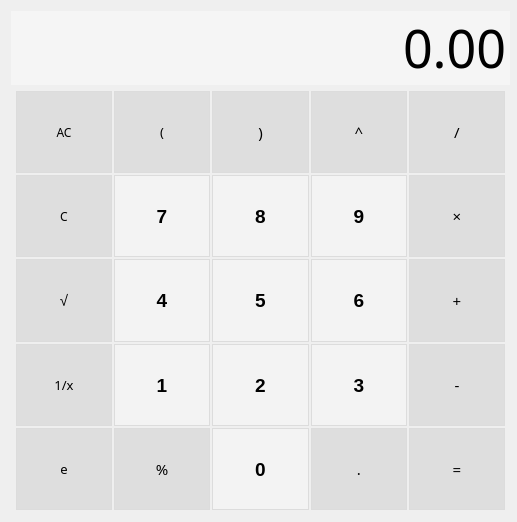
<?xml version="1.0" encoding="UTF-8"?>
<ui version="4.0">
 <class>MainWindow</class>
 <widget class="QMainWindow" name="MainWindow">
  <property name="geometry">
   <rect>
    <x>0</x>
    <y>0</y>
    <width>517</width>
    <height>522</height>
   </rect>
  </property>
  <property name="sizePolicy">
   <sizepolicy hsizetype="Expanding" vsizetype="Expanding">
    <horstretch>0</horstretch>
    <verstretch>0</verstretch>
   </sizepolicy>
  </property>
  <property name="minimumSize">
   <size>
    <width>517</width>
    <height>522</height>
   </size>
  </property>
  <property name="maximumSize">
   <size>
    <width>517</width>
    <height>522</height>
   </size>
  </property>
  <property name="windowTitle">
   <string>计算器</string>
  </property>
  <property name="accessibleName">
   <string extracomment="lcy"/>
  </property>
  <property name="styleSheet">
   <string notr="true">/*李春阳制作
*/</string>
  </property>
  <widget class="QWidget" name="centralWidget">
   <widget class="QWidget" name="layoutWidget">
    <property name="geometry">
     <rect>
      <x>0</x>
      <y>0</y>
      <width>521</width>
      <height>521</height>
     </rect>
    </property>
    <layout class="QVBoxLayout" name="verticalLayout_2">
     <item>
      <layout class="QVBoxLayout" name="verticalLayout">
       <item>
        <widget class="QLineEdit" name="lineEdit">
         <property name="sizePolicy">
          <sizepolicy hsizetype="Expanding" vsizetype="Fixed">
           <horstretch>0</horstretch>
           <verstretch>0</verstretch>
          </sizepolicy>
         </property>
         <property name="baseSize">
          <size>
           <width>0</width>
           <height>0</height>
          </size>
         </property>
         <property name="font">
          <font>
           <family>微软雅黑</family>
           <pointsize>39</pointsize>
           <weight>50</weight>
           <bold>false</bold>
           <strikeout>false</strikeout>
           <stylestrategy>PreferDefault</stylestrategy>
           <kerning>true</kerning>
          </font>
         </property>
         <property name="cursor">
          <cursorShape>ArrowCursor</cursorShape>
         </property>
         <property name="styleSheet">
          <string notr="true">border:0px groove rgb(243,243,243);
background-color:rgb(245,245,245);</string>
         </property>
         <property name="text">
          <string>0.00</string>
         </property>
         <property name="frame">
          <bool>true</bool>
         </property>
         <property name="cursorPosition">
          <number>4</number>
         </property>
         <property name="alignment">
          <set>Qt::AlignRight|Qt::AlignTrailing|Qt::AlignVCenter</set>
         </property>
         <property name="readOnly">
          <bool>true</bool>
         </property>
         <property name="placeholderText">
          <string/>
         </property>
         <property name="cursorMoveStyle">
          <enum>Qt::VisualMoveStyle</enum>
         </property>
        </widget>
       </item>
       <item>
        <layout class="QGridLayout" name="keyboard">
         <property name="sizeConstraint">
          <enum>QLayout::SetDefaultConstraint</enum>
         </property>
         <property name="leftMargin">
          <number>5</number>
         </property>
         <property name="topMargin">
          <number>0</number>
         </property>
         <property name="rightMargin">
          <number>5</number>
         </property>
         <property name="spacing">
          <number>2</number>
         </property>
         <item row="1" column="4">
          <widget class="QPushButton" name="pushButton_division">
           <property name="sizePolicy">
            <sizepolicy hsizetype="Expanding" vsizetype="Expanding">
             <horstretch>0</horstretch>
             <verstretch>0</verstretch>
            </sizepolicy>
           </property>
           <property name="minimumSize">
            <size>
             <width>0</width>
             <height>0</height>
            </size>
           </property>
           <property name="baseSize">
            <size>
             <width>0</width>
             <height>0</height>
            </size>
           </property>
           <property name="font">
            <font>
             <family>微软雅黑</family>
             <pointsize>11</pointsize>
             <weight>50</weight>
             <bold>false</bold>
            </font>
           </property>
           <property name="focusPolicy">
            <enum>Qt::StrongFocus</enum>
           </property>
           <property name="toolTip">
            <string/>
           </property>
           <property name="autoFillBackground">
            <bool>false</bool>
           </property>
           <property name="styleSheet">
            <string notr="true">QPushButton
{
	border:1px groove rgb(220,220,220);
	background-color:rgb(222,222,222);
}

QPushButton:hover 
{
	background-color:rgb(85, 170, 0)
}</string>
           </property>
           <property name="text">
            <string>/</string>
           </property>
          </widget>
         </item>
         <item row="1" column="1">
          <widget class="QPushButton" name="pushButton_LeftParenthesis">
           <property name="sizePolicy">
            <sizepolicy hsizetype="Expanding" vsizetype="Expanding">
             <horstretch>0</horstretch>
             <verstretch>0</verstretch>
            </sizepolicy>
           </property>
           <property name="minimumSize">
            <size>
             <width>0</width>
             <height>0</height>
            </size>
           </property>
           <property name="baseSize">
            <size>
             <width>0</width>
             <height>0</height>
            </size>
           </property>
           <property name="font">
            <font>
             <family>微软雅黑</family>
             <pointsize>10</pointsize>
             <weight>50</weight>
             <bold>false</bold>
            </font>
           </property>
           <property name="focusPolicy">
            <enum>Qt::StrongFocus</enum>
           </property>
           <property name="toolTip">
            <string/>
           </property>
           <property name="autoFillBackground">
            <bool>false</bool>
           </property>
           <property name="styleSheet">
            <string notr="true">QPushButton
{
	border:1px groove rgb(220,220,220);
	background-color:rgb(222,222,222);
}

QPushButton:hover 
{
	background-color:rgb(255, 0, 255)
}</string>
           </property>
           <property name="text">
            <string>(</string>
           </property>
          </widget>
         </item>
         <item row="3" column="0">
          <widget class="QPushButton" name="pushButton_backspace">
           <property name="sizePolicy">
            <sizepolicy hsizetype="Expanding" vsizetype="Expanding">
             <horstretch>0</horstretch>
             <verstretch>0</verstretch>
            </sizepolicy>
           </property>
           <property name="minimumSize">
            <size>
             <width>0</width>
             <height>0</height>
            </size>
           </property>
           <property name="baseSize">
            <size>
             <width>0</width>
             <height>0</height>
            </size>
           </property>
           <property name="font">
            <font>
             <family>微软雅黑</family>
             <pointsize>9</pointsize>
             <weight>50</weight>
             <bold>false</bold>
            </font>
           </property>
           <property name="focusPolicy">
            <enum>Qt::StrongFocus</enum>
           </property>
           <property name="toolTip">
            <string/>
           </property>
           <property name="autoFillBackground">
            <bool>false</bool>
           </property>
           <property name="styleSheet">
            <string notr="true">QPushButton
{
	border:1px groove rgb(220,220,220);
	background-color:rgb(222,222,222);
}

QPushButton:hover 
{
	background-color:rgb(170, 85, 0)
}</string>
           </property>
           <property name="text">
            <string>C</string>
           </property>
          </widget>
         </item>
         <item row="7" column="3">
          <widget class="QPushButton" name="pushButton_dot">
           <property name="sizePolicy">
            <sizepolicy hsizetype="Expanding" vsizetype="Expanding">
             <horstretch>0</horstretch>
             <verstretch>0</verstretch>
            </sizepolicy>
           </property>
           <property name="minimumSize">
            <size>
             <width>0</width>
             <height>0</height>
            </size>
           </property>
           <property name="baseSize">
            <size>
             <width>0</width>
             <height>0</height>
            </size>
           </property>
           <property name="font">
            <font>
             <family>微软雅黑</family>
             <pointsize>11</pointsize>
             <weight>50</weight>
             <bold>false</bold>
            </font>
           </property>
           <property name="focusPolicy">
            <enum>Qt::StrongFocus</enum>
           </property>
           <property name="toolTip">
            <string/>
           </property>
           <property name="autoFillBackground">
            <bool>false</bool>
           </property>
           <property name="styleSheet">
            <string notr="true">QPushButton
{
	border:1px groove rgb(220,220,220);
	background-color:rgb(222,222,222);
}

QPushButton:hover 
{
	background-color:rgb(25, 255, 215)
}</string>
           </property>
           <property name="text">
            <string>.</string>
           </property>
          </widget>
         </item>
         <item row="6" column="1">
          <widget class="QPushButton" name="pushButton_1">
           <property name="sizePolicy">
            <sizepolicy hsizetype="Expanding" vsizetype="Expanding">
             <horstretch>0</horstretch>
             <verstretch>0</verstretch>
            </sizepolicy>
           </property>
           <property name="minimumSize">
            <size>
             <width>0</width>
             <height>0</height>
            </size>
           </property>
           <property name="font">
            <font>
             <family>Nirmala UI</family>
             <pointsize>14</pointsize>
             <weight>75</weight>
             <bold>true</bold>
            </font>
           </property>
           <property name="focusPolicy">
            <enum>Qt::StrongFocus</enum>
           </property>
           <property name="styleSheet">
            <string notr="true">QPushButton
{
	border:1px groove rgb(220,220,220);
    background-color:rgb(243,243,243)

}

QPushButton:hover 
{
	background-color:rgb(170, 170, 127)
}</string>
           </property>
           <property name="text">
            <string>1</string>
           </property>
          </widget>
         </item>
         <item row="7" column="4">
          <widget class="QPushButton" name="pushButton_equal">
           <property name="sizePolicy">
            <sizepolicy hsizetype="Expanding" vsizetype="Expanding">
             <horstretch>0</horstretch>
             <verstretch>0</verstretch>
            </sizepolicy>
           </property>
           <property name="minimumSize">
            <size>
             <width>0</width>
             <height>0</height>
            </size>
           </property>
           <property name="baseSize">
            <size>
             <width>0</width>
             <height>0</height>
            </size>
           </property>
           <property name="font">
            <font>
             <family>微软雅黑</family>
             <pointsize>11</pointsize>
             <weight>50</weight>
             <bold>false</bold>
            </font>
           </property>
           <property name="focusPolicy">
            <enum>Qt::StrongFocus</enum>
           </property>
           <property name="toolTip">
            <string/>
           </property>
           <property name="autoFillBackground">
            <bool>false</bool>
           </property>
           <property name="styleSheet">
            <string notr="true">QPushButton
{
	border:1px groove rgb(220,220,220);
	background-color:rgb(222,222,222);
}

QPushButton:hover 
{
	background-color:rgb(170, 255, 0)
}</string>
           </property>
           <property name="text">
            <string>=</string>
           </property>
          </widget>
         </item>
         <item row="7" column="2">
          <widget class="QPushButton" name="pushButton_0">
           <property name="enabled">
            <bool>true</bool>
           </property>
           <property name="sizePolicy">
            <sizepolicy hsizetype="Expanding" vsizetype="Expanding">
             <horstretch>0</horstretch>
             <verstretch>0</verstretch>
            </sizepolicy>
           </property>
           <property name="minimumSize">
            <size>
             <width>0</width>
             <height>0</height>
            </size>
           </property>
           <property name="font">
            <font>
             <family>Nirmala UI</family>
             <pointsize>14</pointsize>
             <weight>75</weight>
             <bold>true</bold>
            </font>
           </property>
           <property name="focusPolicy">
            <enum>Qt::StrongFocus</enum>
           </property>
           <property name="styleSheet">
            <string notr="true">QPushButton
{
	border:1px groove rgb(220,220,220);
    background-color:rgb(243,243,243)

}

QPushButton:hover 
{
	background-color:rgb(255, 170, 127);
}</string>
           </property>
           <property name="text">
            <string>0</string>
           </property>
          </widget>
         </item>
         <item row="6" column="2">
          <widget class="QPushButton" name="pushButton_2">
           <property name="sizePolicy">
            <sizepolicy hsizetype="Expanding" vsizetype="Expanding">
             <horstretch>0</horstretch>
             <verstretch>0</verstretch>
            </sizepolicy>
           </property>
           <property name="minimumSize">
            <size>
             <width>0</width>
             <height>0</height>
            </size>
           </property>
           <property name="font">
            <font>
             <family>Nirmala UI</family>
             <pointsize>14</pointsize>
             <weight>75</weight>
             <bold>true</bold>
            </font>
           </property>
           <property name="focusPolicy">
            <enum>Qt::StrongFocus</enum>
           </property>
           <property name="styleSheet">
            <string notr="true">QPushButton
{
	border:1px groove rgb(220,220,220);
    background-color:rgb(243,243,243)

}

QPushButton:hover 
{
	background-color:rgb(255, 85, 0)
}</string>
           </property>
           <property name="text">
            <string>2</string>
           </property>
          </widget>
         </item>
         <item row="7" column="1">
          <widget class="QPushButton" name="pushButton_percent">
           <property name="sizePolicy">
            <sizepolicy hsizetype="Expanding" vsizetype="Expanding">
             <horstretch>0</horstretch>
             <verstretch>0</verstretch>
            </sizepolicy>
           </property>
           <property name="minimumSize">
            <size>
             <width>0</width>
             <height>0</height>
            </size>
           </property>
           <property name="baseSize">
            <size>
             <width>0</width>
             <height>0</height>
            </size>
           </property>
           <property name="font">
            <font>
             <family>微软雅黑</family>
             <pointsize>11</pointsize>
             <weight>50</weight>
             <bold>false</bold>
            </font>
           </property>
           <property name="focusPolicy">
            <enum>Qt::StrongFocus</enum>
           </property>
           <property name="toolTip">
            <string/>
           </property>
           <property name="autoFillBackground">
            <bool>false</bool>
           </property>
           <property name="styleSheet">
            <string notr="true">QPushButton
{
	border:1px groove rgb(220,220,220);
	background-color:rgb(222,222,222);
}

QPushButton:hover 
{
	background-color:rgb(255, 26, 225)
}</string>
           </property>
           <property name="text">
            <string>%</string>
           </property>
          </widget>
         </item>
         <item row="3" column="1">
          <widget class="QPushButton" name="pushButton_7">
           <property name="sizePolicy">
            <sizepolicy hsizetype="Expanding" vsizetype="Expanding">
             <horstretch>0</horstretch>
             <verstretch>0</verstretch>
            </sizepolicy>
           </property>
           <property name="minimumSize">
            <size>
             <width>0</width>
             <height>0</height>
            </size>
           </property>
           <property name="font">
            <font>
             <family>Nirmala UI</family>
             <pointsize>14</pointsize>
             <weight>75</weight>
             <bold>true</bold>
            </font>
           </property>
           <property name="focusPolicy">
            <enum>Qt::ClickFocus</enum>
           </property>
           <property name="styleSheet">
            <string notr="true">QPushButton
{
	border:1px groove rgb(220,220,220);
    background-color:rgb(243,243,243)

}

QPushButton:hover 
{
	background-color:rgb(170, 170, 255);
}</string>
           </property>
           <property name="text">
            <string>7</string>
           </property>
          </widget>
         </item>
         <item row="1" column="2">
          <widget class="QPushButton" name="pushButton_ClosingParenthesis">
           <property name="sizePolicy">
            <sizepolicy hsizetype="Expanding" vsizetype="Expanding">
             <horstretch>0</horstretch>
             <verstretch>0</verstretch>
            </sizepolicy>
           </property>
           <property name="minimumSize">
            <size>
             <width>0</width>
             <height>0</height>
            </size>
           </property>
           <property name="baseSize">
            <size>
             <width>0</width>
             <height>0</height>
            </size>
           </property>
           <property name="font">
            <font>
             <family>微软雅黑</family>
             <pointsize>11</pointsize>
             <weight>50</weight>
             <bold>false</bold>
            </font>
           </property>
           <property name="focusPolicy">
            <enum>Qt::StrongFocus</enum>
           </property>
           <property name="toolTip">
            <string/>
           </property>
           <property name="autoFillBackground">
            <bool>false</bool>
           </property>
           <property name="styleSheet">
            <string notr="true">QPushButton
{
	border:1px groove rgb(220,220,220);
	background-color:rgb(222,222,222);
}

QPushButton:hover 
{
	background-color:rgb(85, 85, 127)
}</string>
           </property>
           <property name="text">
            <string>)</string>
           </property>
          </widget>
         </item>
         <item row="4" column="1">
          <widget class="QPushButton" name="pushButton_4">
           <property name="sizePolicy">
            <sizepolicy hsizetype="Expanding" vsizetype="Expanding">
             <horstretch>0</horstretch>
             <verstretch>0</verstretch>
            </sizepolicy>
           </property>
           <property name="minimumSize">
            <size>
             <width>0</width>
             <height>0</height>
            </size>
           </property>
           <property name="font">
            <font>
             <family>Nirmala UI</family>
             <pointsize>14</pointsize>
             <weight>75</weight>
             <bold>true</bold>
            </font>
           </property>
           <property name="focusPolicy">
            <enum>Qt::StrongFocus</enum>
           </property>
           <property name="styleSheet">
            <string notr="true">QPushButton
{
	border:1px groove rgb(220,220,220);
    background-color:rgb(243,243,243)

}

QPushButton:hover 
{
	background-color:rgb(0, 170, 255)
}</string>
           </property>
           <property name="text">
            <string>4</string>
           </property>
          </widget>
         </item>
         <item row="3" column="3">
          <widget class="QPushButton" name="pushButton_9">
           <property name="sizePolicy">
            <sizepolicy hsizetype="Expanding" vsizetype="Expanding">
             <horstretch>0</horstretch>
             <verstretch>0</verstretch>
            </sizepolicy>
           </property>
           <property name="minimumSize">
            <size>
             <width>0</width>
             <height>0</height>
            </size>
           </property>
           <property name="font">
            <font>
             <family>Nirmala UI</family>
             <pointsize>14</pointsize>
             <weight>75</weight>
             <bold>true</bold>
            </font>
           </property>
           <property name="focusPolicy">
            <enum>Qt::StrongFocus</enum>
           </property>
           <property name="styleSheet">
            <string notr="true">QPushButton
{
	border:1px groove rgb(220,220,220);
    background-color:rgb(243,243,243)

}

QPushButton:hover 
{
	background-color:rgb(255, 85, 255)
}</string>
           </property>
           <property name="text">
            <string>9</string>
           </property>
          </widget>
         </item>
         <item row="3" column="4">
          <widget class="QPushButton" name="pushButton_multiplication">
           <property name="sizePolicy">
            <sizepolicy hsizetype="Expanding" vsizetype="Expanding">
             <horstretch>0</horstretch>
             <verstretch>0</verstretch>
            </sizepolicy>
           </property>
           <property name="minimumSize">
            <size>
             <width>0</width>
             <height>0</height>
            </size>
           </property>
           <property name="baseSize">
            <size>
             <width>0</width>
             <height>0</height>
            </size>
           </property>
           <property name="font">
            <font>
             <family>微软雅黑</family>
             <pointsize>11</pointsize>
             <weight>50</weight>
             <bold>false</bold>
            </font>
           </property>
           <property name="focusPolicy">
            <enum>Qt::StrongFocus</enum>
           </property>
           <property name="toolTip">
            <string/>
           </property>
           <property name="autoFillBackground">
            <bool>false</bool>
           </property>
           <property name="styleSheet">
            <string notr="true">QPushButton
{
	border:1px groove rgb(220,220,220);
	background-color:rgb(222,222,222);
}

QPushButton:hover 
{
	background-color:rgb(25, 125, 25)
}</string>
           </property>
           <property name="text">
            <string>×</string>
           </property>
          </widget>
         </item>
         <item row="6" column="4">
          <widget class="QPushButton" name="pushButton_subtraction">
           <property name="sizePolicy">
            <sizepolicy hsizetype="Expanding" vsizetype="Expanding">
             <horstretch>0</horstretch>
             <verstretch>0</verstretch>
            </sizepolicy>
           </property>
           <property name="minimumSize">
            <size>
             <width>0</width>
             <height>0</height>
            </size>
           </property>
           <property name="baseSize">
            <size>
             <width>0</width>
             <height>0</height>
            </size>
           </property>
           <property name="font">
            <font>
             <family>微软雅黑</family>
             <pointsize>11</pointsize>
             <weight>50</weight>
             <bold>false</bold>
            </font>
           </property>
           <property name="focusPolicy">
            <enum>Qt::StrongFocus</enum>
           </property>
           <property name="toolTip">
            <string/>
           </property>
           <property name="autoFillBackground">
            <bool>false</bool>
           </property>
           <property name="styleSheet">
            <string notr="true">QPushButton
{
	border:1px groove rgb(220,220,220);
	background-color:rgb(222,222,222);
}

QPushButton:hover 
{
	background-color:rgb(255, 26, 29)
}</string>
           </property>
           <property name="text">
            <string>-</string>
           </property>
          </widget>
         </item>
         <item row="4" column="3">
          <widget class="QPushButton" name="pushButton_6">
           <property name="sizePolicy">
            <sizepolicy hsizetype="Expanding" vsizetype="Expanding">
             <horstretch>0</horstretch>
             <verstretch>0</verstretch>
            </sizepolicy>
           </property>
           <property name="minimumSize">
            <size>
             <width>0</width>
             <height>0</height>
            </size>
           </property>
           <property name="font">
            <font>
             <family>Nirmala UI</family>
             <pointsize>14</pointsize>
             <weight>75</weight>
             <bold>true</bold>
            </font>
           </property>
           <property name="focusPolicy">
            <enum>Qt::StrongFocus</enum>
           </property>
           <property name="styleSheet">
            <string notr="true">QPushButton
{
	border:1px groove rgb(220,220,220);
    background-color:rgb(243,243,243)

}

QPushButton:hover 
{
	background-color:rgb(255, 255, 0)
}</string>
           </property>
           <property name="text">
            <string>6</string>
           </property>
          </widget>
         </item>
         <item row="1" column="0">
          <widget class="QPushButton" name="pushButton_clear">
           <property name="sizePolicy">
            <sizepolicy hsizetype="Expanding" vsizetype="Expanding">
             <horstretch>0</horstretch>
             <verstretch>0</verstretch>
            </sizepolicy>
           </property>
           <property name="minimumSize">
            <size>
             <width>0</width>
             <height>0</height>
            </size>
           </property>
           <property name="baseSize">
            <size>
             <width>0</width>
             <height>0</height>
            </size>
           </property>
           <property name="font">
            <font>
             <family>微软雅黑</family>
             <pointsize>9</pointsize>
             <weight>50</weight>
             <bold>false</bold>
            </font>
           </property>
           <property name="focusPolicy">
            <enum>Qt::StrongFocus</enum>
           </property>
           <property name="toolTip">
            <string/>
           </property>
           <property name="autoFillBackground">
            <bool>false</bool>
           </property>
           <property name="styleSheet">
            <string notr="true">QPushButton
{
	border:1px groove rgb(220,220,220);
	background-color:rgb(222,222,222);
}

QPushButton:hover 
{
	background-color:rgb(85, 0, 255)
}</string>
           </property>
           <property name="text">
            <string>AC</string>
           </property>
          </widget>
         </item>
         <item row="1" column="3">
          <widget class="QPushButton" name="pushButton_pow">
           <property name="sizePolicy">
            <sizepolicy hsizetype="Expanding" vsizetype="Expanding">
             <horstretch>0</horstretch>
             <verstretch>0</verstretch>
            </sizepolicy>
           </property>
           <property name="minimumSize">
            <size>
             <width>0</width>
             <height>0</height>
            </size>
           </property>
           <property name="baseSize">
            <size>
             <width>0</width>
             <height>0</height>
            </size>
           </property>
           <property name="font">
            <font>
             <family>微软雅黑</family>
             <pointsize>11</pointsize>
             <weight>50</weight>
             <bold>false</bold>
            </font>
           </property>
           <property name="focusPolicy">
            <enum>Qt::StrongFocus</enum>
           </property>
           <property name="toolTip">
            <string/>
           </property>
           <property name="autoFillBackground">
            <bool>false</bool>
           </property>
           <property name="styleSheet">
            <string notr="true">QPushButton
{
	border:1px groove rgb(220,220,220);
	background-color:rgb(222,222,222);
}

QPushButton:hover 
{
	background-color:rgb(255, 0, 127)
}</string>
           </property>
           <property name="text">
            <string>^</string>
           </property>
          </widget>
         </item>
         <item row="7" column="0">
          <widget class="QPushButton" name="pushButton_e">
           <property name="sizePolicy">
            <sizepolicy hsizetype="Expanding" vsizetype="Expanding">
             <horstretch>0</horstretch>
             <verstretch>0</verstretch>
            </sizepolicy>
           </property>
           <property name="minimumSize">
            <size>
             <width>0</width>
             <height>0</height>
            </size>
           </property>
           <property name="baseSize">
            <size>
             <width>0</width>
             <height>0</height>
            </size>
           </property>
           <property name="font">
            <font>
             <family>微软雅黑</family>
             <pointsize>10</pointsize>
             <weight>50</weight>
             <italic>false</italic>
             <bold>false</bold>
             <underline>false</underline>
             <strikeout>false</strikeout>
            </font>
           </property>
           <property name="focusPolicy">
            <enum>Qt::StrongFocus</enum>
           </property>
           <property name="toolTip">
            <string/>
           </property>
           <property name="autoFillBackground">
            <bool>false</bool>
           </property>
           <property name="styleSheet">
            <string notr="true">QPushButton
{
	border:1px groove rgb(220,220,220);
	background-color:rgb(222,222,222);
}

QPushButton:hover 
{
	background-color:rgb(200, 150, 255)
}</string>
           </property>
           <property name="text">
            <string extracomment=" /*李春阳制作*/">e</string>
           </property>
          </widget>
         </item>
         <item row="6" column="3">
          <widget class="QPushButton" name="pushButton_3">
           <property name="sizePolicy">
            <sizepolicy hsizetype="Expanding" vsizetype="Expanding">
             <horstretch>0</horstretch>
             <verstretch>0</verstretch>
            </sizepolicy>
           </property>
           <property name="minimumSize">
            <size>
             <width>0</width>
             <height>0</height>
            </size>
           </property>
           <property name="font">
            <font>
             <family>Nirmala UI</family>
             <pointsize>14</pointsize>
             <weight>75</weight>
             <bold>true</bold>
            </font>
           </property>
           <property name="focusPolicy">
            <enum>Qt::StrongFocus</enum>
           </property>
           <property name="styleSheet">
            <string notr="true">QPushButton
{
	border:1px groove rgb(220,220,220);
    background-color:rgb(243,243,243)

}

QPushButton:hover 
{
	background-color:rgb(255, 0, 127)
}</string>
           </property>
           <property name="text">
            <string>3</string>
           </property>
          </widget>
         </item>
         <item row="4" column="2">
          <widget class="QPushButton" name="pushButton_5">
           <property name="sizePolicy">
            <sizepolicy hsizetype="Expanding" vsizetype="Expanding">
             <horstretch>0</horstretch>
             <verstretch>0</verstretch>
            </sizepolicy>
           </property>
           <property name="minimumSize">
            <size>
             <width>0</width>
             <height>0</height>
            </size>
           </property>
           <property name="font">
            <font>
             <family>Nirmala UI</family>
             <pointsize>14</pointsize>
             <weight>75</weight>
             <bold>true</bold>
            </font>
           </property>
           <property name="focusPolicy">
            <enum>Qt::StrongFocus</enum>
           </property>
           <property name="styleSheet">
            <string notr="true">QPushButton
{
	border:1px groove rgb(220,220,220);
    background-color:rgb(243,243,243)

}

QPushButton:hover 
{
	background-color:rgb(85, 255, 0)
}</string>
           </property>
           <property name="text">
            <string>5</string>
           </property>
          </widget>
         </item>
         <item row="4" column="4">
          <widget class="QPushButton" name="pushButton_addition">
           <property name="sizePolicy">
            <sizepolicy hsizetype="Expanding" vsizetype="Expanding">
             <horstretch>0</horstretch>
             <verstretch>0</verstretch>
            </sizepolicy>
           </property>
           <property name="minimumSize">
            <size>
             <width>0</width>
             <height>0</height>
            </size>
           </property>
           <property name="baseSize">
            <size>
             <width>0</width>
             <height>0</height>
            </size>
           </property>
           <property name="font">
            <font>
             <family>微软雅黑</family>
             <pointsize>11</pointsize>
             <weight>50</weight>
             <bold>false</bold>
            </font>
           </property>
           <property name="focusPolicy">
            <enum>Qt::StrongFocus</enum>
           </property>
           <property name="toolTip">
            <string/>
           </property>
           <property name="autoFillBackground">
            <bool>false</bool>
           </property>
           <property name="styleSheet">
            <string notr="true">QPushButton
{
	border:1px groove rgb(220,220,220);
	background-color:rgb(222,222,222);
}

QPushButton:hover 
{
	background-color:rgb(0, 233, 254)
}</string>
           </property>
           <property name="text">
            <string>+</string>
           </property>
          </widget>
         </item>
         <item row="3" column="2">
          <widget class="QPushButton" name="pushButton_8">
           <property name="sizePolicy">
            <sizepolicy hsizetype="Expanding" vsizetype="Expanding">
             <horstretch>0</horstretch>
             <verstretch>0</verstretch>
            </sizepolicy>
           </property>
           <property name="minimumSize">
            <size>
             <width>0</width>
             <height>0</height>
            </size>
           </property>
           <property name="font">
            <font>
             <family>Nirmala UI</family>
             <pointsize>14</pointsize>
             <weight>75</weight>
             <bold>true</bold>
            </font>
           </property>
           <property name="focusPolicy">
            <enum>Qt::StrongFocus</enum>
           </property>
           <property name="styleSheet">
            <string notr="true">QPushButton
{
	border:1px groove rgb(220,220,220);
    background-color:rgb(243,243,243)

}

QPushButton:hover 
{
	background-color:rgb(85, 255, 255);
}</string>
           </property>
           <property name="text">
            <string>8</string>
           </property>
          </widget>
         </item>
         <item row="6" column="0">
          <widget class="QPushButton" name="pushButton_fraction">
           <property name="sizePolicy">
            <sizepolicy hsizetype="Expanding" vsizetype="Expanding">
             <horstretch>0</horstretch>
             <verstretch>0</verstretch>
            </sizepolicy>
           </property>
           <property name="minimumSize">
            <size>
             <width>0</width>
             <height>0</height>
            </size>
           </property>
           <property name="baseSize">
            <size>
             <width>0</width>
             <height>0</height>
            </size>
           </property>
           <property name="font">
            <font>
             <family>微软雅黑</family>
             <pointsize>10</pointsize>
             <weight>50</weight>
             <bold>false</bold>
             <underline>false</underline>
            </font>
           </property>
           <property name="focusPolicy">
            <enum>Qt::StrongFocus</enum>
           </property>
           <property name="toolTip">
            <string/>
           </property>
           <property name="autoFillBackground">
            <bool>false</bool>
           </property>
           <property name="styleSheet">
            <string notr="true">QPushButton
{
	border:1px groove rgb(220,220,220);
	background-color:rgb(222,222,222);
}

QPushButton:hover 
{
	background-color:rgb(60, 85, 127)
}</string>
           </property>
           <property name="text">
            <string>1/x</string>
           </property>
          </widget>
         </item>
         <item row="4" column="0">
          <widget class="QPushButton" name="pushButton_root">
           <property name="sizePolicy">
            <sizepolicy hsizetype="Expanding" vsizetype="Expanding">
             <horstretch>0</horstretch>
             <verstretch>0</verstretch>
            </sizepolicy>
           </property>
           <property name="minimumSize">
            <size>
             <width>0</width>
             <height>0</height>
            </size>
           </property>
           <property name="baseSize">
            <size>
             <width>0</width>
             <height>0</height>
            </size>
           </property>
           <property name="font">
            <font>
             <family>Segoe UI</family>
             <pointsize>11</pointsize>
             <weight>50</weight>
             <bold>false</bold>
             <underline>false</underline>
            </font>
           </property>
           <property name="focusPolicy">
            <enum>Qt::StrongFocus</enum>
           </property>
           <property name="toolTip">
            <string/>
           </property>
           <property name="autoFillBackground">
            <bool>false</bool>
           </property>
           <property name="styleSheet">
            <string notr="true">QPushButton
{
	border:1px groove rgb(220,220,220);
	background-color:rgb(222,222,222);
}

QPushButton:hover 
{
	background-color:rgb(0, 85, 127)
}</string>
           </property>
           <property name="text">
            <string>√</string>
           </property>
          </widget>
         </item>
        </layout>
       </item>
      </layout>
     </item>
    </layout>
   </widget>
  </widget>
 </widget>
 <layoutdefault spacing="6" margin="11"/>
 <resources/>
 <connections/>
</ui>
